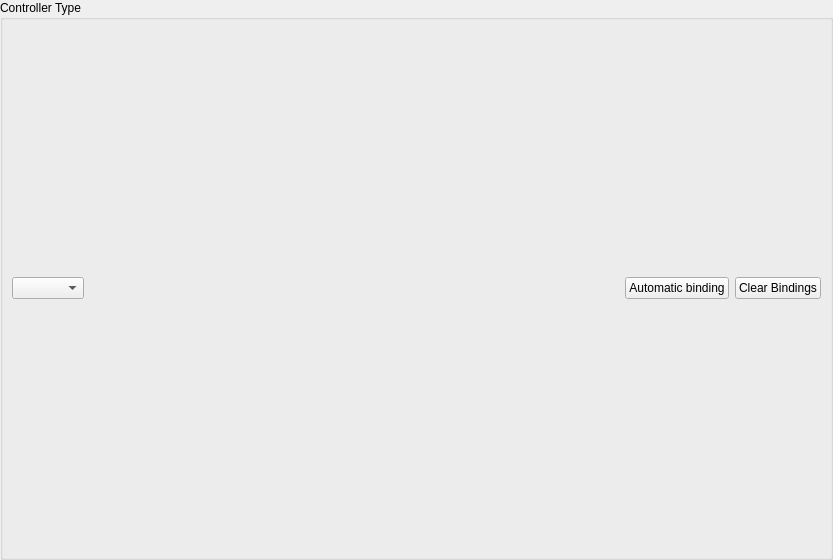
<?xml version="1.0" encoding="UTF-8"?>
<ui version="4.0">
 <class>ControllerBindingWidget</class>
 <widget class="QWidget" name="ControllerBindingWidget">
  <property name="geometry">
   <rect>
    <x>0</x>
    <y>0</y>
    <width>833</width>
    <height>560</height>
   </rect>
  </property>
  <property name="windowTitle">
   <string>Form</string>
  </property>
  <layout class="QVBoxLayout" name="verticalLayout" stretch="0">
   <property name="leftMargin">
    <number>0</number>
   </property>
   <property name="topMargin">
    <number>0</number>
   </property>
   <property name="rightMargin">
    <number>0</number>
   </property>
   <property name="bottomMargin">
    <number>0</number>
   </property>
   <item>
    <widget class="QGroupBox" name="groupBox">
     <property name="title">
      <string>Controller Type</string>
     </property>
     <layout class="QHBoxLayout" name="horizontalLayout">
      <item>
       <widget class="QComboBox" name="controllerType"/>
      </item>
      <item>
       <spacer name="horizontalSpacer">
        <property name="orientation">
         <enum>Qt::Horizontal</enum>
        </property>
        <property name="sizeHint" stdset="0">
         <size>
          <width>460</width>
          <height>20</height>
         </size>
        </property>
       </spacer>
      </item>
      <item>
       <layout class="QHBoxLayout" name="horizontalLayout_2">
        <item>
         <widget class="QPushButton" name="automaticBinding">
          <property name="text">
           <string>Automatic binding</string>
          </property>
          <property name="icon">
           <iconset theme="ControllerSettings">
            <normaloff>.</normaloff>.</iconset>
          </property>
         </widget>
        </item>
        <item>
         <widget class="QPushButton" name="clearBindings">
          <property name="text">
           <string>Clear Bindings</string>
          </property>
          <property name="icon">
           <iconset theme="Clear">
            <normaloff>.</normaloff>.</iconset>
          </property>
         </widget>
        </item>
       </layout>
      </item>
     </layout>
    </widget>
   </item>
  </layout>
 </widget>
 <resources>
  <include location="../resources/resources.qrc"/>
 </resources>
 <connections/>
</ui>
